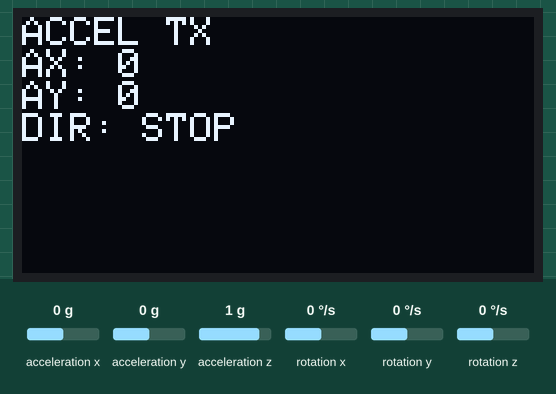
Bench run of a sketch on a simulated Arduino Uno, built with avr-gcc and run on an emulated ATmega328P. On the bench: 128×64 one-colour display. The test bench sets the inputs (shaded band); at power-on: acceleration x 0 g, acceleration y 0 g, acceleration z 1 g, rotation x 0 °/s, rotation y 0 °/s, rotation z 0 °/s. No radio packets arrive unless stated.

Above: at 1.2 s.
1.3 s: acceleration x set to -1.4 g
At 2.5 s:
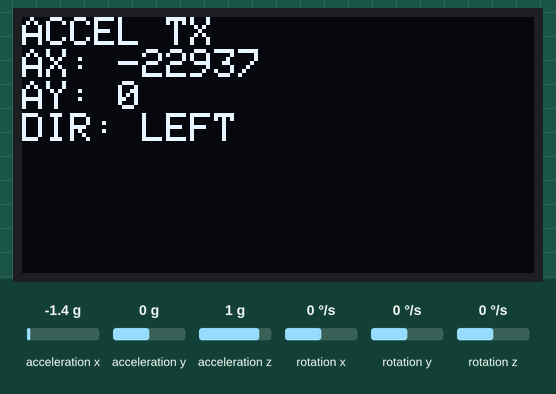
2.8 s: acceleration y set to -1.4 g
At 3.9 s:
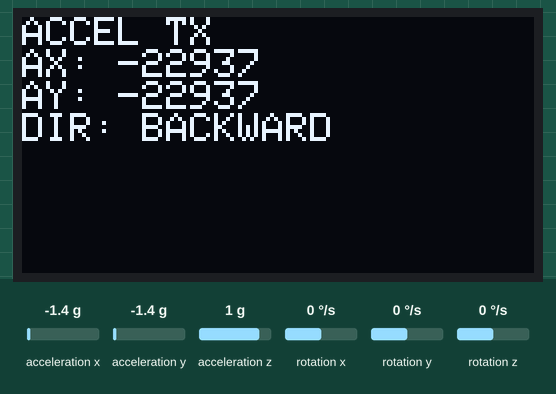
4.3 s: acceleration y set to 0.8 g
At 5.5 s:
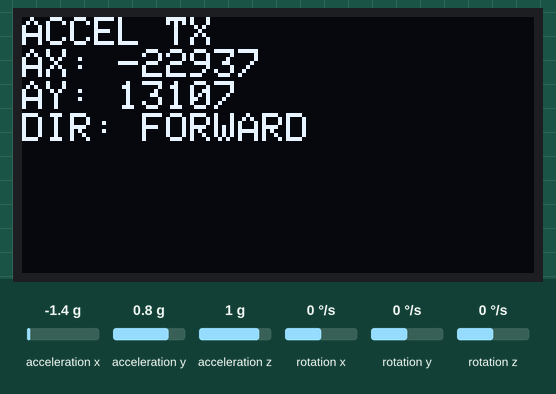
5.8 s: acceleration y set to 0 g
At 7.1 s:
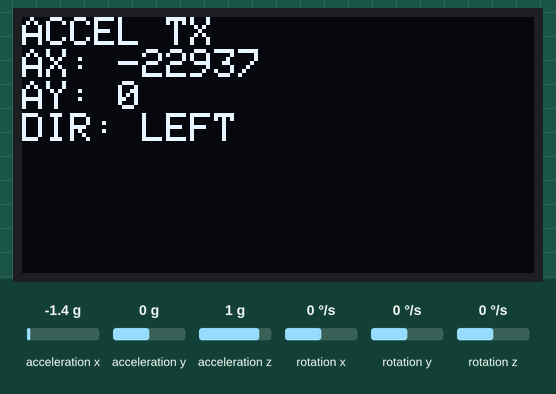
7.4 s: acceleration x set to 0.8 g
At 8.5 s:
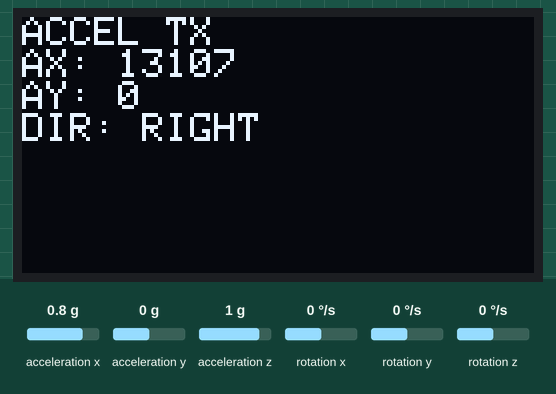
8.9 s: acceleration x set to 0 g
At 9.8 s:
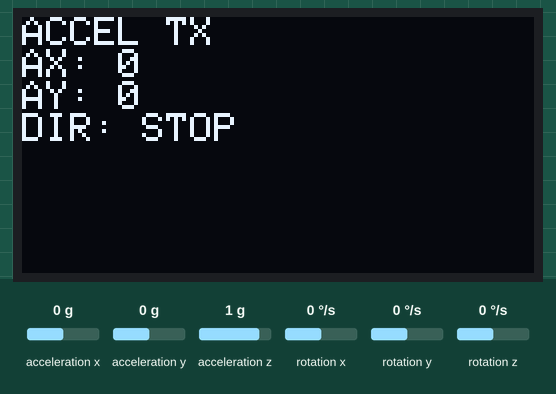
Timing chart, 0 to 11.5 s (numbered marks = the images above; inputs shaded):
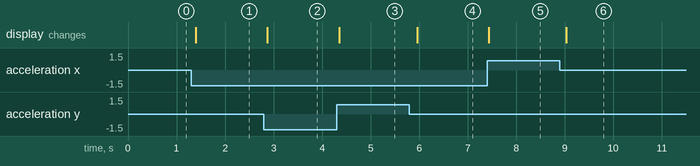

The sketch:

RCC05_Robot_Car_Control_Using_Accelerometer_Tx.ino
```cpp
#include <SPI.h>
#include <nRF24L01.h>
#include <RF24.h>
#include <Wire.h>
#include <Adafruit_GFX.h>
#include <Adafruit_SSD1306.h>
#include <MPU6050.h>

/* ========= RADIO ========= */
RF24 radio(A3, A2);          // CE, CSN
const byte address[6] = "00001";

/* ========= OLED ========= */
Adafruit_SSD1306 display(128, 64, &Wire);

/* ========= MPU6050 ========= */
MPU6050 mpu;
int16_t ax, ay, az;

/* ========= DATA STRUCT ========= */
struct Payload {
  int x;
  int y;
};

/* ========= THRESHOLDS ========= */
const int TILT_TH = 8000;     // Adjust after testing
const int CENTER  = 512;
const int HIGH_V  = 700;
const int LOW_V   = 300;

/* ========= SETUP ========= */
void setup() {
  Serial.begin(9600);

  // I2C + MPU
  Wire.begin();
  mpu.initialize();

  // OLED
  display.begin(SSD1306_SWITCHCAPVCC, 0x3C);
  display.clearDisplay();
  display.setTextSize(1);
  display.setTextColor(WHITE);

  // Radio (TRANSMITTER)
  radio.begin();
  radio.openWritingPipe(address);
  radio.setChannel(108);
  radio.setPALevel(RF24_PA_LOW);
  radio.stopListening();
}

/* ========= LOOP ========= */
void loop() {
  Payload data;

  // Default = STOP
  data.x = CENTER;
  data.y = CENTER;
  String dir = "STOP";

  // Read accelerometer
  mpu.getAcceleration(&ax, &ay, &az);

  // Tilt mapping (hand-tilt control)
  if (ay > TILT_TH) {
    data.y = HIGH_V;
    dir = "FORWARD";
  }
  else if (ay < -TILT_TH) {
    data.y = LOW_V;
    dir = "BACKWARD";
  }
  else if (ax > TILT_TH) {
    data.x = HIGH_V;
    dir = "RIGHT";
  }
  else if (ax < -TILT_TH) {
    data.x = LOW_V;
    dir = "LEFT";
  }

  // Send data
  radio.write(&data, sizeof(data));

  // OLED display
  display.clearDisplay();
  display.setCursor(0, 0);
  display.println("ACCEL TX");
  display.print("AX: "); display.println(ax);
  display.print("AY: "); display.println(ay);
  display.print("DIR: ");
  display.println(dir);
  display.display();

  delay(100);
}
```

Measured:
- after the input at 1.3 s, the display: changes after 0.10 s (image 1)
- after the input at 2.8 s, the display: changes after 0.07 s (image 2)
- after the input at 4.3 s, the display: changes after 0.05 s (image 3)
- after the input at 5.8 s, the display: changes after 0.16 s (image 4)
- after the input at 7.4 s, the display: changes at once (image 5)
- after the input at 8.9 s, the display: changes after 0.13 s (image 6)
